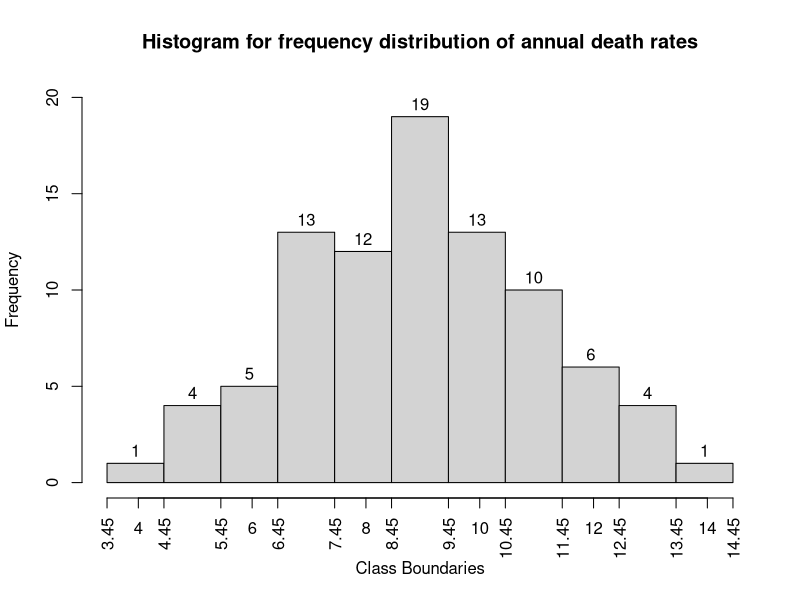

R code for this plot:
sampleData <-c(7.5, 9.7, 10.3, 10.6,7.7, 4.6, 6.8, 9.3,
8.2, 11.6,10.1, 9.1, 12.8,14.0,7.1, 8.9,
6.2, 12.6,10.0, 9.7, 8.7, 8.1, 6.6, 10.1,
8.9, 5.0, 11.1, 9.3, 5.5, 11.4,8.8, 3.9,
7.8, 10.2,6.5, 6.2, 8.6, 10.6,8.8, 6.0,
5.4, 9.2, 12.5, 10.3,9.6, 11.6,10.7,6.9,
9.4, 12.0,7.8, 6.6, 11.9,10.4,10.8,9.0,
9.9, 9.9, 6.5, 7.4, 10.4,8.1, 6.0, 8.8,
10.9, 7.3,8.7, 8.6, 7.8, 4.6, 7.9, 9.4,
10.8, 7.3,9.3, 7.7, 7.6, 6.6, 7.3, 11.4,
7.4, 8.4, 12.4,9.4, 12.1,12.8,9.3, 10.9)

brks = seq(3.45, 14.45, 1)
hist(sampleData, breaks = brks, ylim = range(0,20), labels = TRUE, main = "Histogram for frequency distribution of annual death rates", xlab="Class Boundaries")
axis(side = 1, at=brks, labels = brks, las=2)

